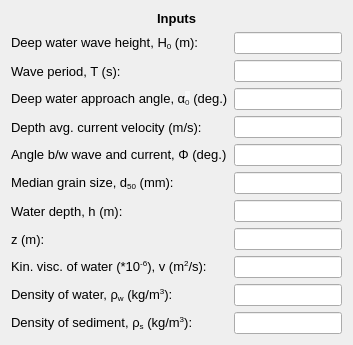
           <widget class="QWidget" name="formLayoutWidget_16">
            <property name="geometry">
             <rect>
              <x>20</x>
              <y>30</y>
              <width>353</width>
              <height>311</height>
             </rect>
            </property>
            <layout class="QFormLayout" name="formLayout_18">
             <item row="0" column="0" colspan="2">
              <widget class="QLabel" name="inputs_lbl_4">
               <property name="font">
                <font>
                 <family>MS Shell Dlg 2</family>
                 <pointsize>10</pointsize>
                 <weight>75</weight>
                 <bold>true</bold>
                </font>
               </property>
               <property name="text">
                <string>&lt;html&gt;&lt;head/&gt;&lt;body&gt;&lt;p align=&quot;center&quot;&gt;Inputs&lt;/p&gt;&lt;/body&gt;&lt;/html&gt;</string>
               </property>
              </widget>
             </item>
             <item row="1" column="0">
              <widget class="QLabel" name="H0_wpc_lbl">
               <property name="font">
                <font>
                 <family>MS Shell Dlg 2</family>
                 <pointsize>10</pointsize>
                </font>
               </property>
               <property name="text">
                <string>&lt;html&gt;&lt;head/&gt;&lt;body&gt;&lt;p&gt;Deep water wave height, H&lt;span style=&quot; vertical-align:sub;&quot;&gt;0&lt;/span&gt; (m):&lt;/p&gt;&lt;/body&gt;&lt;/html&gt;</string>
               </property>
              </widget>
             </item>
             <item row="1" column="1">
              <widget class="QLineEdit" name="H0_wpc_txt"/>
             </item>
             <item row="2" column="0">
              <widget class="QLabel" name="T_wpc_lbl">
               <property name="font">
                <font>
                 <family>MS Shell Dlg 2</family>
                 <pointsize>10</pointsize>
                </font>
               </property>
               <property name="text">
                <string>Wave period, T (s):</string>
               </property>
              </widget>
             </item>
             <item row="2" column="1">
              <widget class="QLineEdit" name="T_wpc_txt"/>
             </item>
             <item row="3" column="0">
              <widget class="QLabel" name="alpha0_wpc_lbl">
               <property name="font">
                <font>
                 <family>MS Shell Dlg 2</family>
                 <pointsize>10</pointsize>
                 <weight>50</weight>
                 <bold>false</bold>
                 <strikeout>false</strikeout>
                 <kerning>true</kerning>
                </font>
               </property>
               <property name="text">
                <string>&lt;html&gt;&lt;head/&gt;&lt;body&gt;&lt;p&gt;Deep water approach angle, α&lt;span style=&quot; font-family:'sans-serif'; color:#202122; background-color:#f8f9fa; vertical-align:sub;&quot;&gt;0&lt;/span&gt; (deg.)&lt;/p&gt;&lt;/body&gt;&lt;/html&gt;</string>
               </property>
              </widget>
             </item>
             <item row="3" column="1">
              <widget class="QLineEdit" name="alpha0_wpc_txt"/>
             </item>
             <item row="4" column="0">
              <widget class="QLabel" name="Ubar_wpc_lbl">
               <property name="font">
                <font>
                 <family>MS Shell Dlg 2</family>
                 <pointsize>10</pointsize>
                </font>
               </property>
               <property name="text">
                <string>Depth avg. current velocity (m/s):</string>
               </property>
              </widget>
             </item>
             <item row="4" column="1">
              <widget class="QLineEdit" name="Ubar_wpc_txt"/>
             </item>
             <item row="5" column="0">
              <widget class="QLabel" name="fi_wpc_lbl">
               <property name="font">
                <font>
                 <family>MS Shell Dlg 2</family>
                 <pointsize>10</pointsize>
                </font>
               </property>
               <property name="text">
                <string>&lt;html&gt;&lt;head/&gt;&lt;body&gt;&lt;p&gt;Angle b/w wave and current, Φ (deg.)&lt;/p&gt;&lt;/body&gt;&lt;/html&gt;</string>
               </property>
              </widget>
             </item>
             <item row="5" column="1">
              <widget class="QLineEdit" name="fi_wpc_txt"/>
             </item>
             <item row="6" column="0">
              <widget class="QLabel" name="d50_wpc_lbl">
               <property name="font">
                <font>
                 <family>MS Shell Dlg 2</family>
                 <pointsize>10</pointsize>
                 <weight>50</weight>
                 <bold>false</bold>
                 <strikeout>false</strikeout>
                 <kerning>true</kerning>
                </font>
               </property>
               <property name="text">
                <string>&lt;html&gt;&lt;head/&gt;&lt;body&gt;&lt;p&gt;Median grain size, d&lt;span style=&quot; vertical-align:sub;&quot;&gt;50&lt;/span&gt; (mm):&lt;/p&gt;&lt;/body&gt;&lt;/html&gt;</string>
               </property>
              </widget>
             </item>
             <item row="6" column="1">
              <widget class="QLineEdit" name="d50_wpc_txt"/>
             </item>
             <item row="7" column="0">
              <widget class="QLabel" name="h_wpc_lbl">
               <property name="font">
                <font>
                 <family>MS Shell Dlg 2</family>
                 <pointsize>10</pointsize>
                 <weight>50</weight>
                 <bold>false</bold>
                 <strikeout>false</strikeout>
                 <kerning>true</kerning>
                </font>
               </property>
               <property name="text">
                <string>Water depth, h (m):</string>
               </property>
              </widget>
             </item>
             <item row="7" column="1">
              <widget class="QLineEdit" name="h_wpc_txt"/>
             </item>
             <item row="8" column="0">
              <widget class="QLabel" name="z_wpc_lbl">
               <property name="font">
                <font>
                 <family>MS Shell Dlg 2</family>
                 <pointsize>10</pointsize>
                </font>
               </property>
               <property name="toolTip">
                <string>Height from seabed where concentration value is needed</string>
               </property>
               <property name="text">
                <string>z (m):</string>
               </property>
              </widget>
             </item>
             <item row="8" column="1">
              <widget class="QLineEdit" name="z_wpc_txt"/>
             </item>
             <item row="9" column="0">
              <widget class="QLabel" name="nu_wpc_lbl">
               <property name="font">
                <font>
                 <family>MS Shell Dlg 2</family>
                 <pointsize>10</pointsize>
                </font>
               </property>
               <property name="text">
                <string>&lt;html&gt;&lt;head/&gt;&lt;body&gt;&lt;p&gt;Kin. visc. of water (*10&lt;span style=&quot; vertical-align:super;&quot;&gt;-6&lt;/span&gt;), v (m&lt;span style=&quot; vertical-align:super;&quot;&gt;2&lt;/span&gt;/s):&lt;/p&gt;&lt;/body&gt;&lt;/html&gt;</string>
               </property>
              </widget>
             </item>
             <item row="9" column="1">
              <widget class="QLineEdit" name="nu_wpc_txt"/>
             </item>
             <item row="10" column="0">
              <widget class="QLabel" name="ro_wpc_lbl">
               <property name="font">
                <font>
                 <family>MS Shell Dlg 2</family>
                 <pointsize>10</pointsize>
                </font>
               </property>
               <property name="text">
                <string>&lt;html&gt;&lt;head/&gt;&lt;body&gt;&lt;p&gt;Density of water, ρ&lt;span style=&quot; vertical-align:sub;&quot;&gt;w&lt;/span&gt; (kg/m&lt;span style=&quot; vertical-align:super;&quot;&gt;3&lt;/span&gt;):&lt;/p&gt;&lt;/body&gt;&lt;/html&gt;</string>
               </property>
              </widget>
             </item>
             <item row="10" column="1">
              <widget class="QLineEdit" name="ro_wpc_txt"/>
             </item>
             <item row="11" column="0">
              <widget class="QLabel" name="ro_s_wpc_lbl">
               <property name="font">
                <font>
                 <family>MS Shell Dlg 2</family>
                 <pointsize>10</pointsize>
                </font>
               </property>
               <property name="text">
                <string>&lt;html&gt;&lt;head/&gt;&lt;body&gt;&lt;p&gt;Density of sediment, ρ&lt;span style=&quot; vertical-align:sub;&quot;&gt;s&lt;/span&gt; (kg/m&lt;span style=&quot; vertical-align:super;&quot;&gt;3&lt;/span&gt;):&lt;/p&gt;&lt;/body&gt;&lt;/html&gt;</string>
               </property>
              </widget>
             </item>
             <item row="11" column="1">
              <widget class="QLineEdit" name="ro_s_wpc_txt"/>
             </item>
            </layout>
           </widget>
